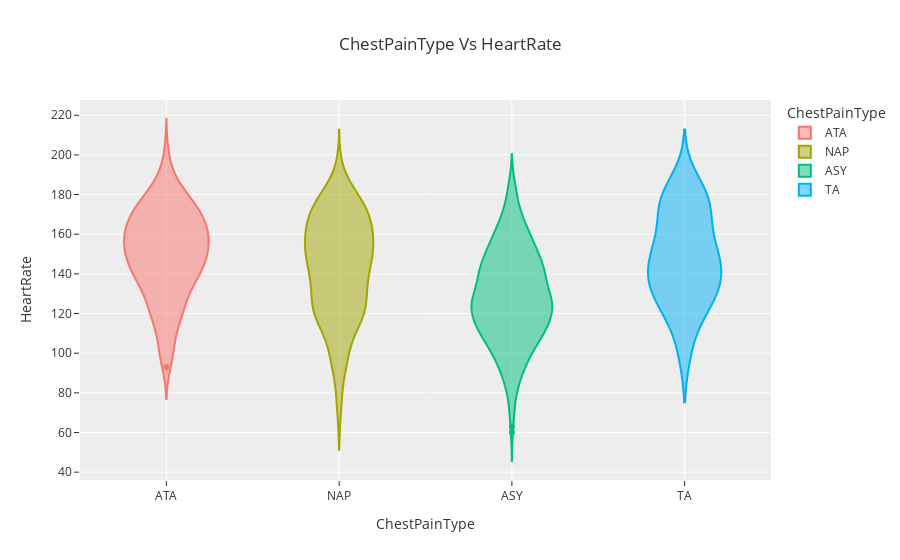

Write notebook code for a chart like this one.
### Markdown cell above
#### Chest Pain Analysis Based on Heart Rate

### Code cell
px.violin(df,x='ChestPainType',y='MaxHR',color='ChestPainType',labels={'MaxHR':'HeartRate'},template='ggplot2',title='ChestPainType Vs HeartRate')

### Figure 1 — Plotly figure (JSON) as saved in the notebook; plotly's stock layout.template omitted (floating-point values rounded to 4 significant figures; data arrays with more than 128 entries replaced by an {"elided": "..."} marker saying what was removed)
{"data": [{"alignmentgroup": "True", "box": {"visible": false}, "hovertemplate": "ChestPainType=%{x}<br>HeartRate=%{y}<extra></extra>", "legendgroup": "ATA", "marker": {"color": "#F8766D"}, "name": "ATA", "offsetgroup": "ATA", "orientation": "v", "scalegroup": "True", "showlegend": true, "type": "violin", "x": {"elided": "173 str values"}, "x0": " ", "xaxis": "x", "y": {"elided": "173 int values"}, "y0": " ", "yaxis": "y"}, {"alignmentgroup": "True", "box": {"visible": false}, "hovertemplate": "ChestPainType=%{x}<br>HeartRate=%{y}<extra></extra>", "legendgroup": "NAP", "marker": {"color": "#A3A500"}, "name": "NAP", "offsetgroup": "NAP", "orientation": "v", "scalegroup": "True", "showlegend": true, "type": "violin", "x": {"elided": "203 str values"}, "x0": " ", "xaxis": "x", "y": {"elided": "203 int values"}, "y0": " ", "yaxis": "y"}, {"alignmentgroup": "True", "box": {"visible": false}, "hovertemplate": "ChestPainType=%{x}<br>HeartRate=%{y}<extra></extra>", "legendgroup": "ASY", "marker": {"color": "#00BF7D"}, "name": "ASY", "offsetgroup": "ASY", "orientation": "v", "scalegroup": "True", "showlegend": true, "type": "violin", "x": {"elided": "496 str values"}, "x0": " ", "xaxis": "x", "y": {"elided": "496 int values"}, "y0": " ", "yaxis": "y"}, {"alignmentgroup": "True", "box": {"visible": false}, "hovertemplate": "ChestPainType=%{x}<br>HeartRate=%{y}<extra></extra>", "legendgroup": "TA", "marker": {"color": "#00B0F6"}, "name": "TA", "offsetgroup": "TA", "orientation": "v", "scalegroup": "True", "showlegend": true, "type": "violin", "x": ["TA", "TA", "TA", "TA", "TA", "TA", "TA", "TA", "TA", "TA", "TA", "TA", "TA", "TA", "TA", "TA", "TA", "TA", "TA", "TA", "TA", "TA", "TA", "TA", "TA", "TA", "TA", "TA", "TA", "TA", "TA", "TA", "TA", "TA", "TA", "TA", "TA", "TA", "TA", "TA", "TA", "TA", "TA", "TA", "TA", "TA"], "x0": " ", "xaxis": "x", "y": [142, 155, 185, 180, 175, 116, 98, 150, 170, 136, 137, 127, 134, 125, 143, 125, 135, 145, 150, 100, 135, 116, 137, 145, 144, 178, 125, 171, 150, 178, 145, 114, 125, 162, 182, 174, 131, 174, 151, 178, 159, 162, 190, 162, 155, 132], "y0": " ", "yaxis": "y"}], "layout": {"legend": {"title": {"text": "ChestPainType"}, "tracegroupgap": 0}, "title": {"text": "ChestPainType Vs HeartRate"}, "violinmode": "overlay", "xaxis": {"anchor": "y", "categoryarray": ["ATA", "NAP", "ASY", "TA"], "categoryorder": "array", "domain": [0, 1], "title": {"text": "ChestPainType"}}, "yaxis": {"anchor": "x", "domain": [0, 1], "title": {"text": "HeartRate"}}}}
